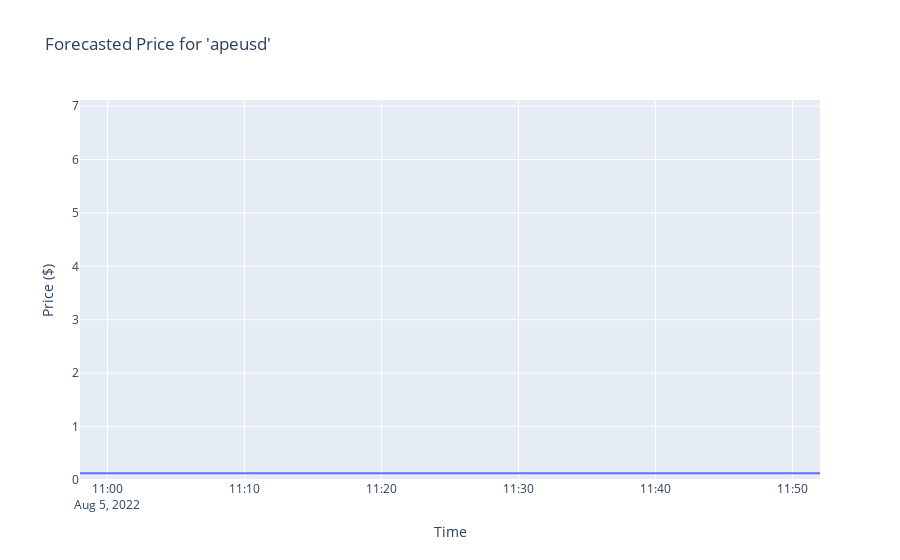

Notebook cell for this chart:
### Code cell
#print(ape.columns)
#print(ape.index)
ape.index = ape.index.tz_convert('UTC').tz_convert('US/Central')
ape_price = ape['Close']
last_time = ape.index[-1]
print(last_time)
figure = forecast_prices(last_time,ape_price)
save_figure_as_json(figure, 'Forecast')
figure
